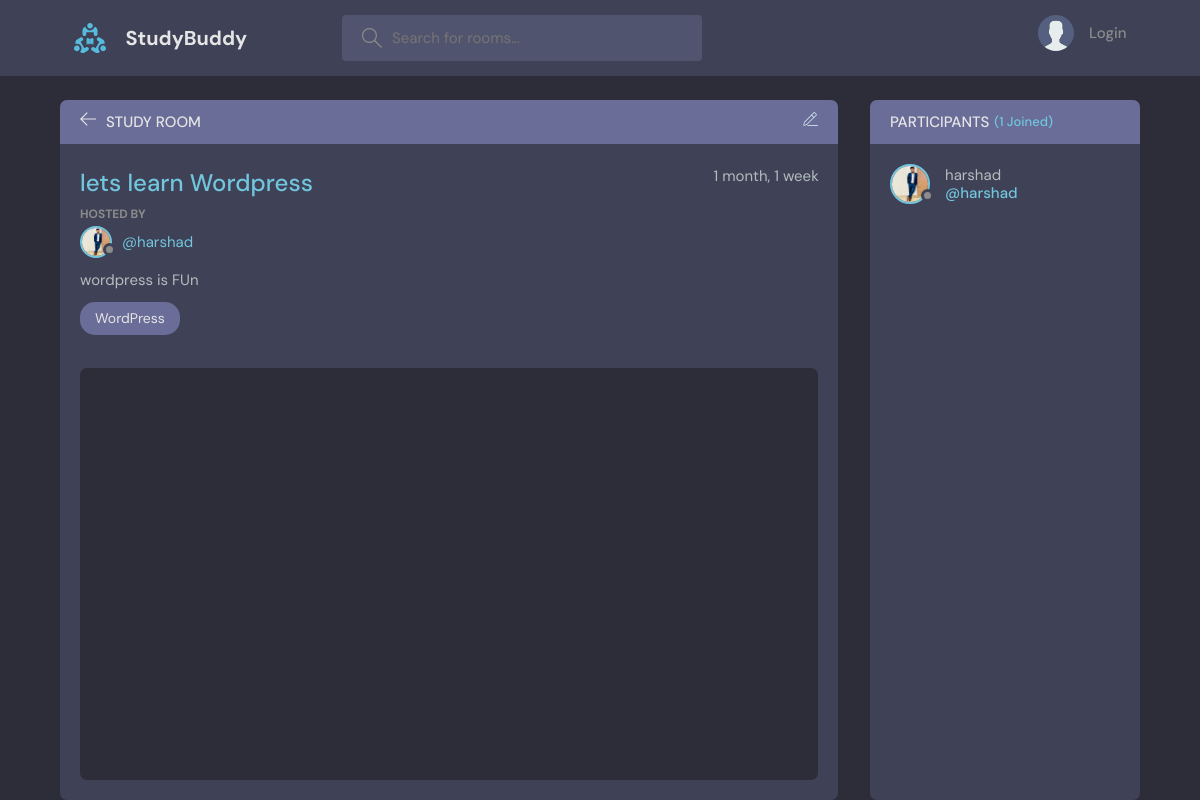
The app's page /room_page/2/, older data.
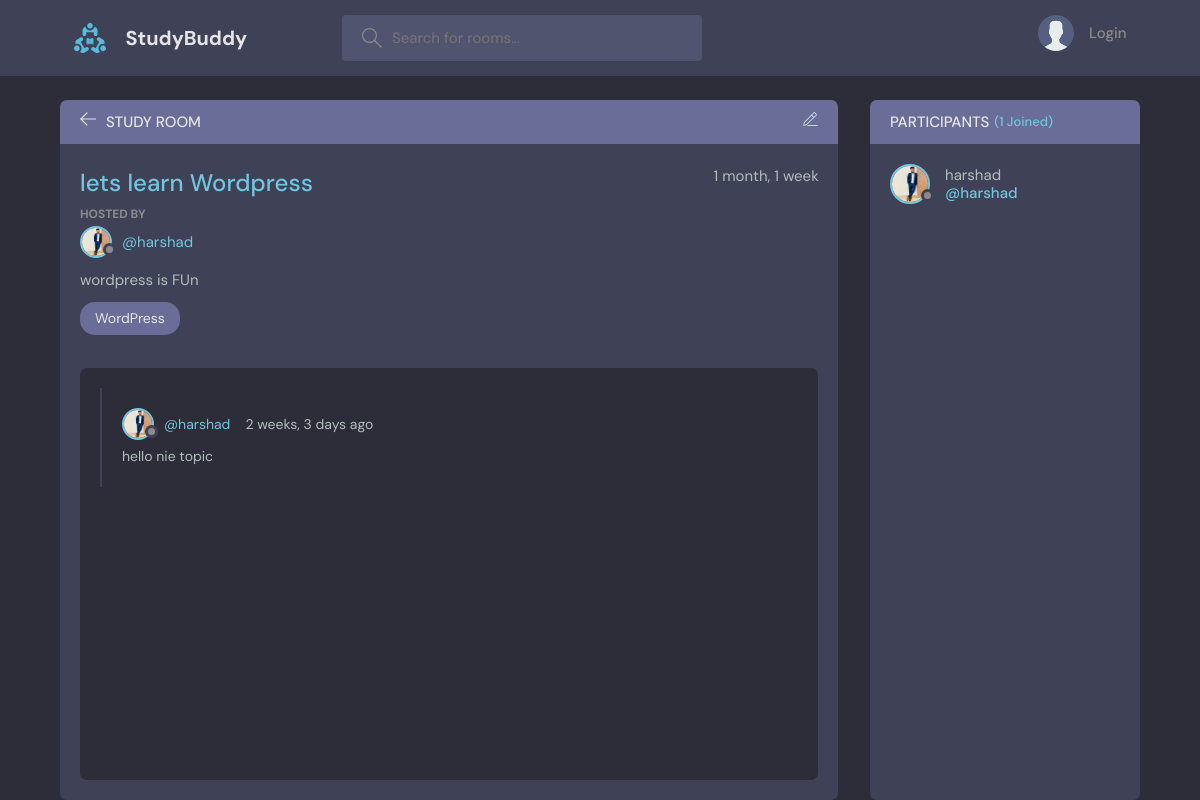
The same page, newer data.
### base/models.py (models this page shows, shortened)
class User(AbstractUser):
    bio = models.TextField(null=True)
    avatar = models.ImageField(null=True,default="avatar.svg")

class Message(models.Model):
    user = models.ForeignKey(User,on_delete=models.CASCADE)
    room = models.ForeignKey(Room,on_delete=models.CASCADE)
    body = models.TextField()
    updated = models.DateTimeField(auto_now=True)
    created = models.DateTimeField(auto_now_add=True)
    class Meta:
        ordering = ["-updated","-created"]

### base/views.py (the view, shortened to what this page needs)
# urls.py: path('room_page/<str:pk>/',views.room,name="room"),
def room(request, pk):
    room = Room.objects.get(id=pk)
    room_messages = room.message_set.all()
    participants = room.participants.all()
    context = {"participants": participants, "room": room, "room_messages": room_messages}
    return render(request, "base/room.html", context)

### base/models.py (called while the page is built)
    def __str__(self) -> str:
        return self.name

### base/templates/base/room.html (shortened to what this page needs)
{% extends 'main.html'%}
{% block content %}
    <main class="profile-page layout layout--2">
      <div class="container">
        <div class="room">
          <div class="room__top">
            <div class="room__topLeft">
              <a href="{% url 'home' %}">
                <svg version="1.1" xmlns="http://www.w3.org/2000/svg" width="32" height="32" viewBox="0 0 32 32">
                  <title>arrow-left</title>
                  <path
                    d="M13.723 2.286l-13.723 13.714 13.719 13.714 1.616-1.611-10.96-10.96h27.625v-2.286h-27.625l10.965-10.965-1.616-1.607z"
                  ></path>
                </svg>
              </a>
              <h3>Study Room</h3>
            </div>
            <div class="room__topRight">
              <a href="{% url 'update_room' room.id %}">
              </a>
            </div>
          </div>
          <div class="room__box scroll">
            <div class="room__header scroll">
              <div class="room__info">
                <h3>{{ room.name }}</h3>
                <span>{{ room.created | timesince }}</span>
              </div>
              <div class="room__hosted">
                <p>Hosted By</p>
                <a href="{% url 'user_profile' room.host.id %}" class="room__author">
                  <div class="avatar avatar--small">
                    <img src="{{ room.host.avatar.url }}" />
                  </div>
                  <span>@{{ room.host.username }}</span>
                </a>
              </div>
              <div class="room__details">
                {{ room.description }}
              </div>
              <span class="room__topics">{{ room.topic }}</span>
            </div>
            <div class="room__conversation">
              <div class="threads scroll">
                {% for room_message in room_messages %}
                <div class="thread">
                  <div class="thread__top">
                    <div class="thread__author">
                      <a href="{% url 'user_profile' room_message.user.id %}" class="thread__authorInfo">
                        <div class="avatar avatar--small">
                          <img src="{{ room_message.user.avatar.url }}" />
                        </div>
                        <span>@{{ room_message.user }}</span>
                      </a>
                      <span class="thread__date">{{ room_message.created | timesince }} ago</span>
                    </div>
                  </div>
                  <div class="thread__details">
                    {{ room_message.body }}
                  </div>
                </div>
                {% endfor %}
              </div>
            </div>
          </div>
        </div>
        <div class="participants">
          <h3 class="participants__top">Participants <span>({{ participants.count}} Joined)</span></h3>
          <div class="participants__list scroll">
            {% for participant in participants %}
            <a href="{% url 'user_profile' participant.id %}" class="participant">
              <div class="avatar avatar--medium">
                <img src="{{ participant.avatar.url }}" />
              </div>
              <p>
                {{ participant.username }}
                <span>@{{ participant.username }}</span>
              </p>
            </a>
            {% endfor %}
          </div>
        </div>
      </div>
    </main>
    {% endblock content %}

Row changes from the older to the newer data that the page shows:
added Message: user.avatar (picture), user "harshad", created "2 weeks, 3 days", body "hello nie topic"
